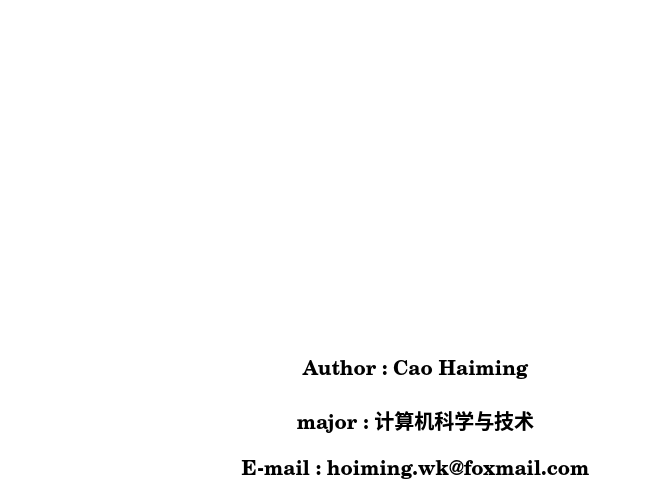
   <widget class="QWidget" name="task">
    <property name="autoFillBackground">
     <bool>false</bool>
    </property>
    <property name="styleSheet">
     <string notr="true">background: transparent;</string>
    </property>
    <attribute name="title">
     <string>下载任务</string>
    </attribute>
    <widget class="QLabel" name="email">
     <property name="geometry">
      <rect>
       <x>180</x>
       <y>450</y>
       <width>471</width>
       <height>40</height>
      </rect>
     </property>
     <property name="font">
      <font>
       <family>Century Schoolbook</family>
       <pointsize>-1</pointsize>
       <weight>75</weight>
       <italic>false</italic>
       <bold>true</bold>
       <kerning>true</kerning>
      </font>
     </property>
     <property name="styleSheet">
      <string notr="true">color : black;font-size : 20px;background : transparent;</string>
     </property>
     <property name="text">
      <string>E-mail : hoiming.wk@foxmail.com</string>
     </property>
     <property name="alignment">
      <set>Qt::AlignCenter</set>
     </property>
    </widget>
    <widget class="QLabel" name="author">
     <property name="geometry">
      <rect>
       <x>180</x>
       <y>350</y>
       <width>471</width>
       <height>40</height>
      </rect>
     </property>
     <property name="font">
      <font>
       <family>Century Schoolbook</family>
       <pointsize>-1</pointsize>
       <weight>75</weight>
       <italic>false</italic>
       <bold>true</bold>
       <kerning>true</kerning>
      </font>
     </property>
     <property name="styleSheet">
      <string notr="true">color : black;font-size : 20px;background : transparent;</string>
     </property>
     <property name="text">
      <string>Author : Cao Haiming</string>
     </property>
     <property name="alignment">
      <set>Qt::AlignCenter</set>
     </property>
    </widget>
    <widget class="QLabel" name="major">
     <property name="geometry">
      <rect>
       <x>180</x>
       <y>400</y>
       <width>471</width>
       <height>40</height>
      </rect>
     </property>
     <property name="font">
      <font>
       <family>Century Schoolbook</family>
       <pointsize>-1</pointsize>
       <weight>75</weight>
       <italic>false</italic>
       <bold>true</bold>
       <kerning>true</kerning>
      </font>
     </property>
     <property name="styleSheet">
      <string notr="true">color : black;font-size : 20px;background : transparent;</string>
     </property>
     <property name="text">
      <string>major : 计算机科学与技术</string>
     </property>
     <property name="alignment">
      <set>Qt::AlignCenter</set>
     </property>
    </widget>
   </widget>
